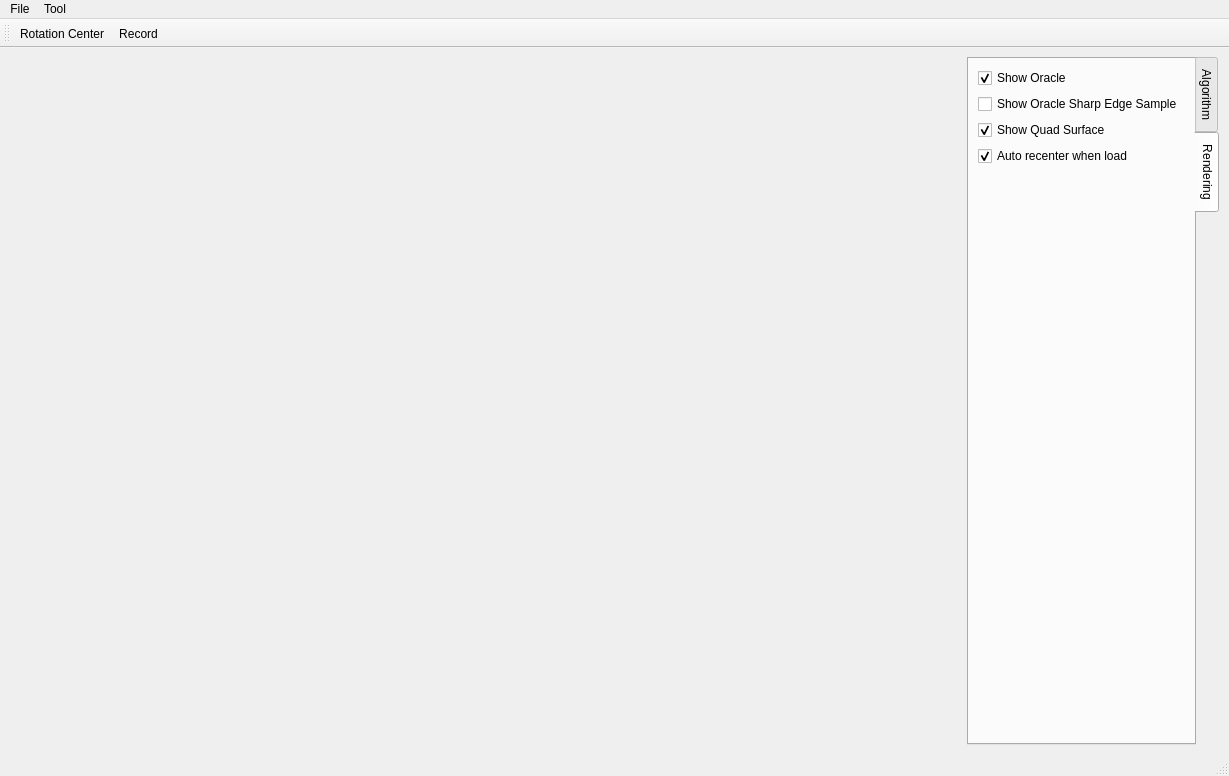
<?xml version="1.0" encoding="UTF-8"?>
<ui version="4.0">
 <class>MainWindow</class>
 <widget class="QMainWindow" name="MainWindow">
  <property name="geometry">
   <rect>
    <x>0</x>
    <y>0</y>
    <width>1229</width>
    <height>776</height>
   </rect>
  </property>
  <property name="windowTitle">
   <string>MainWindow</string>
  </property>
  <widget class="QWidget" name="centralwidget">
   <layout class="QHBoxLayout" name="horizontalLayout">
    <item>
     <widget class="SurfaceViewer" name="viewer" native="true">
      <property name="sizePolicy">
       <sizepolicy hsizetype="Expanding" vsizetype="Preferred">
        <horstretch>0</horstretch>
        <verstretch>0</verstretch>
       </sizepolicy>
      </property>
     </widget>
    </item>
    <item>
     <widget class="QTabWidget" name="tabWidget">
      <property name="sizePolicy">
       <sizepolicy hsizetype="Minimum" vsizetype="Expanding">
        <horstretch>0</horstretch>
        <verstretch>0</verstretch>
       </sizepolicy>
      </property>
      <property name="tabPosition">
       <enum>QTabWidget::East</enum>
      </property>
      <property name="currentIndex">
       <number>1</number>
      </property>
      <widget class="QWidget" name="tab">
       <property name="sizePolicy">
        <sizepolicy hsizetype="Preferred" vsizetype="Preferred">
         <horstretch>0</horstretch>
         <verstretch>0</verstretch>
        </sizepolicy>
       </property>
       <attribute name="title">
        <string>Algorithm</string>
       </attribute>
       <layout class="QVBoxLayout" name="verticalLayout">
        <item>
         <widget class="QuadOptions" name="quad_options" native="true"/>
        </item>
        <item>
         <spacer name="verticalSpacer">
          <property name="orientation">
           <enum>Qt::Vertical</enum>
          </property>
          <property name="sizeHint" stdset="0">
           <size>
            <width>20</width>
            <height>40</height>
           </size>
          </property>
         </spacer>
        </item>
       </layout>
      </widget>
      <widget class="QWidget" name="tab_2">
       <attribute name="title">
        <string>Rendering</string>
       </attribute>
       <layout class="QVBoxLayout" name="verticalLayout_2">
        <item>
         <widget class="QCheckBox" name="check_show_oracle">
          <property name="text">
           <string>Show Oracle</string>
          </property>
          <property name="checked">
           <bool>true</bool>
          </property>
         </widget>
        </item>
        <item>
         <widget class="QCheckBox" name="check_show_oracle_sharp_edge_sample">
          <property name="text">
           <string>Show Oracle Sharp Edge Sample</string>
          </property>
         </widget>
        </item>
        <item>
         <widget class="QCheckBox" name="check_show_quad_surface">
          <property name="text">
           <string>Show Quad Surface</string>
          </property>
          <property name="checked">
           <bool>true</bool>
          </property>
         </widget>
        </item>
        <item>
         <widget class="QCheckBox" name="check_auto_recenter_when_load">
          <property name="text">
           <string>Auto recenter when load</string>
          </property>
          <property name="checked">
           <bool>true</bool>
          </property>
         </widget>
        </item>
        <item>
         <spacer name="verticalSpacer_2">
          <property name="orientation">
           <enum>Qt::Vertical</enum>
          </property>
          <property name="sizeHint" stdset="0">
           <size>
            <width>20</width>
            <height>40</height>
           </size>
          </property>
         </spacer>
        </item>
       </layout>
      </widget>
     </widget>
    </item>
   </layout>
  </widget>
  <widget class="QMenuBar" name="menubar">
   <property name="geometry">
    <rect>
     <x>0</x>
     <y>0</y>
     <width>1229</width>
     <height>23</height>
    </rect>
   </property>
   <widget class="QMenu" name="menuFile">
    <property name="title">
     <string>File</string>
    </property>
    <addaction name="actionOpen"/>
    <addaction name="actionOpen_Triangle_Mesh"/>
    <addaction name="actionOpen_Quad_Mesh"/>
    <addaction name="actionSaveQuad"/>
    <addaction name="actionExport_Quad_to_OBJ"/>
    <addaction name="actionSave_Quad_Sharp_Edge_Candidate"/>
    <addaction name="actionLoad_Quad_Sharp_Edge_Candidate"/>
   </widget>
   <widget class="QMenu" name="menuTool">
    <property name="title">
     <string>Tool</string>
    </property>
    <addaction name="actionConvert_OBJ_to_Quad"/>
    <addaction name="actionConvert_OBJ_to_Off"/>
    <addaction name="actionBatch_Runner"/>
   </widget>
   <addaction name="menuFile"/>
   <addaction name="menuTool"/>
  </widget>
  <widget class="QStatusBar" name="statusbar"/>
  <widget class="QToolBar" name="toolBar">
   <property name="windowTitle">
    <string>toolBar</string>
   </property>
   <attribute name="toolBarArea">
    <enum>TopToolBarArea</enum>
   </attribute>
   <attribute name="toolBarBreak">
    <bool>false</bool>
   </attribute>
   <addaction name="actionRotation_Center"/>
   <addaction name="actionRecord"/>
  </widget>
  <action name="actionOpen">
   <property name="text">
    <string>Open Oracle Mesh</string>
   </property>
  </action>
  <action name="actionSaveQuad">
   <property name="text">
    <string>Save Quad</string>
   </property>
  </action>
  <action name="actionOpen_Triangle_Mesh">
   <property name="text">
    <string>Open Triangle Mesh</string>
   </property>
  </action>
  <action name="actionOpen_Quad_Mesh">
   <property name="text">
    <string>Open Quad Mesh</string>
   </property>
  </action>
  <action name="actionConvert_OBJ_to_Quad">
   <property name="text">
    <string>Convert OBJ to Quad</string>
   </property>
  </action>
  <action name="actionConvert_OBJ_to_Off">
   <property name="text">
    <string>Convert OBJ to OFF</string>
   </property>
  </action>
  <action name="actionRotation_Center">
   <property name="text">
    <string>Rotation Center</string>
   </property>
  </action>
  <action name="actionRecord">
   <property name="checkable">
    <bool>true</bool>
   </property>
   <property name="text">
    <string>Record</string>
   </property>
  </action>
  <action name="actionSave_Quad_Sharp_Edge_Candidate">
   <property name="text">
    <string>Save Quad Sharp Edge Candidate</string>
   </property>
  </action>
  <action name="actionLoad_Quad_Sharp_Edge_Candidate">
   <property name="text">
    <string>Load Quad Sharp Edge Candidate</string>
   </property>
  </action>
  <action name="actionBatch_Runner">
   <property name="text">
    <string>Batch Runner</string>
   </property>
  </action>
  <action name="actionExport_Quad_to_OBJ">
   <property name="text">
    <string>Export Quad to OBJ</string>
   </property>
  </action>
 </widget>
 <customwidgets>
  <customwidget>
   <class>SurfaceViewer</class>
   <extends>QWidget</extends>
   <header>viewer.h</header>
   <container>1</container>
  </customwidget>
  <customwidget>
   <class>QuadOptions</class>
   <extends>QWidget</extends>
   <header>../quad/quad_options.h</header>
   <container>1</container>
  </customwidget>
 </customwidgets>
 <resources/>
 <connections/>
</ui>
